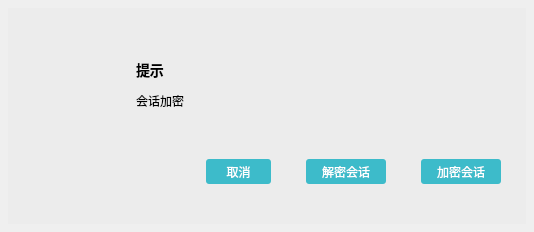
<?xml version="1.0" encoding="UTF-8"?>
<ui version="4.0">
 <class>EncryptChatDialog</class>
 <widget class="QWidget" name="EncryptChatDialog">
  <property name="geometry">
   <rect>
    <x>0</x>
    <y>0</y>
    <width>534</width>
    <height>232</height>
   </rect>
  </property>
  <property name="windowTitle">
   <string>Form</string>
  </property>
  <property name="styleSheet">
   <string notr="true">QWidget{
	font-family:&quot;微软雅黑&quot;;
}

QWidget#shadowinnerbg{
    background-color: #ECECEC;
}

QLabel#label_title
{
	font-size:16px;
	font:bold 14px;
}

QPushButton#pB_Cancel,#pB_Decrypt,#pB_Encrypt{
	color: #FFFFFF;
    background-color: #3dbbca;
	border-radius: 3px;
}

QLabel#label_icon
{
	border:none;
	border-image: url(:/Images/close_hover.png);  
}

QPushButton#pB_Cancel:hover,#pB_Decrypt:hover,#pB_Encrypt:hover{
    color: #FFFFFF;
	background-color: #1194a4;
}</string>
  </property>
  <layout class="QVBoxLayout" name="verticalLayout_8">
   <property name="spacing">
    <number>0</number>
   </property>
   <property name="leftMargin">
    <number>0</number>
   </property>
   <property name="topMargin">
    <number>0</number>
   </property>
   <property name="rightMargin">
    <number>0</number>
   </property>
   <property name="bottomMargin">
    <number>0</number>
   </property>
   <item>
    <widget class="QWidget" name="shadowbg" native="true">
     <layout class="QVBoxLayout" name="verticalLayout_7">
      <property name="spacing">
       <number>0</number>
      </property>
      <property name="leftMargin">
       <number>8</number>
      </property>
      <property name="topMargin">
       <number>8</number>
      </property>
      <property name="rightMargin">
       <number>8</number>
      </property>
      <property name="bottomMargin">
       <number>8</number>
      </property>
      <item>
       <widget class="QWidget" name="shadowinnerbg" native="true">
        <layout class="QVBoxLayout" name="verticalLayout_6">
         <property name="spacing">
          <number>0</number>
         </property>
         <property name="leftMargin">
          <number>0</number>
         </property>
         <property name="topMargin">
          <number>0</number>
         </property>
         <property name="rightMargin">
          <number>0</number>
         </property>
         <property name="bottomMargin">
          <number>0</number>
         </property>
         <item>
          <widget class="TitlebarWidget" name="titlebarWidget" native="true">
           <property name="minimumSize">
            <size>
             <width>0</width>
             <height>27</height>
            </size>
           </property>
           <property name="maximumSize">
            <size>
             <width>16777215</width>
             <height>27</height>
            </size>
           </property>
          </widget>
         </item>
         <item>
          <widget class="QWidget" name="widget" native="true">
           <layout class="QHBoxLayout" name="horizontalLayout_2">
            <property name="spacing">
             <number>0</number>
            </property>
            <property name="leftMargin">
             <number>0</number>
            </property>
            <property name="topMargin">
             <number>0</number>
            </property>
            <property name="rightMargin">
             <number>0</number>
            </property>
            <property name="bottomMargin">
             <number>0</number>
            </property>
            <item>
             <widget class="QWidget" name="widget_4" native="true">
              <property name="minimumSize">
               <size>
                <width>110</width>
                <height>0</height>
               </size>
              </property>
              <property name="maximumSize">
               <size>
                <width>110</width>
                <height>16777215</height>
               </size>
              </property>
              <layout class="QVBoxLayout" name="verticalLayout_5">
               <property name="spacing">
                <number>0</number>
               </property>
               <property name="leftMargin">
                <number>10</number>
               </property>
               <property name="topMargin">
                <number>10</number>
               </property>
               <property name="rightMargin">
                <number>10</number>
               </property>
               <property name="bottomMargin">
                <number>0</number>
               </property>
               <item>
                <widget class="QLabel" name="label_icon">
                 <property name="minimumSize">
                  <size>
                   <width>90</width>
                   <height>90</height>
                  </size>
                 </property>
                 <property name="maximumSize">
                  <size>
                   <width>90</width>
                   <height>90</height>
                  </size>
                 </property>
                 <property name="text">
                  <string/>
                 </property>
                 <property name="alignment">
                  <set>Qt::AlignCenter</set>
                 </property>
                </widget>
               </item>
               <item>
                <spacer name="verticalSpacer">
                 <property name="orientation">
                  <enum>Qt::Vertical</enum>
                 </property>
                 <property name="sizeHint" stdset="0">
                  <size>
                   <width>20</width>
                   <height>86</height>
                  </size>
                 </property>
                </spacer>
               </item>
              </layout>
             </widget>
            </item>
            <item>
             <widget class="QWidget" name="widget_5" native="true">
              <layout class="QVBoxLayout" name="verticalLayout_4">
               <property name="spacing">
                <number>0</number>
               </property>
               <property name="leftMargin">
                <number>0</number>
               </property>
               <property name="topMargin">
                <number>0</number>
               </property>
               <property name="rightMargin">
                <number>0</number>
               </property>
               <property name="bottomMargin">
                <number>0</number>
               </property>
               <item>
                <widget class="QWidget" name="widget_2" native="true">
                 <layout class="QVBoxLayout" name="verticalLayout_3">
                  <property name="spacing">
                   <number>0</number>
                  </property>
                  <property name="leftMargin">
                   <number>18</number>
                  </property>
                  <property name="topMargin">
                   <number>0</number>
                  </property>
                  <property name="rightMargin">
                   <number>0</number>
                  </property>
                  <property name="bottomMargin">
                   <number>0</number>
                  </property>
                  <item>
                   <widget class="QWidget" name="widget_6" native="true">
                    <layout class="QVBoxLayout" name="verticalLayout_2">
                     <property name="spacing">
                      <number>0</number>
                     </property>
                     <property name="leftMargin">
                      <number>0</number>
                     </property>
                     <property name="topMargin">
                      <number>20</number>
                     </property>
                     <property name="rightMargin">
                      <number>0</number>
                     </property>
                     <property name="bottomMargin">
                      <number>0</number>
                     </property>
                     <item>
                      <widget class="QLabel" name="label_title">
                       <property name="minimumSize">
                        <size>
                         <width>0</width>
                         <height>30</height>
                        </size>
                       </property>
                       <property name="maximumSize">
                        <size>
                         <width>16777215</width>
                         <height>30</height>
                        </size>
                       </property>
                       <property name="text">
                        <string>提示</string>
                       </property>
                       <property name="alignment">
                        <set>Qt::AlignLeading|Qt::AlignLeft|Qt::AlignVCenter</set>
                       </property>
                      </widget>
                     </item>
                    </layout>
                   </widget>
                  </item>
                  <item>
                   <widget class="QWidget" name="widget_7" native="true">
                    <layout class="QVBoxLayout" name="verticalLayout">
                     <property name="spacing">
                      <number>0</number>
                     </property>
                     <property name="leftMargin">
                      <number>0</number>
                     </property>
                     <property name="topMargin">
                      <number>0</number>
                     </property>
                     <property name="rightMargin">
                      <number>0</number>
                     </property>
                     <property name="bottomMargin">
                      <number>0</number>
                     </property>
                     <item>
                      <widget class="QLabel" name="label_infor">
                       <property name="minimumSize">
                        <size>
                         <width>0</width>
                         <height>30</height>
                        </size>
                       </property>
                       <property name="maximumSize">
                        <size>
                         <width>16777215</width>
                         <height>30</height>
                        </size>
                       </property>
                       <property name="text">
                        <string>会话加密</string>
                       </property>
                       <property name="alignment">
                        <set>Qt::AlignLeading|Qt::AlignLeft|Qt::AlignTop</set>
                       </property>
                      </widget>
                     </item>
                    </layout>
                   </widget>
                  </item>
                 </layout>
                </widget>
               </item>
               <item>
                <widget class="QWidget" name="widget_3" native="true">
                 <layout class="QHBoxLayout" name="horizontalLayout">
                  <property name="spacing">
                   <number>35</number>
                  </property>
                  <property name="leftMargin">
                   <number>0</number>
                  </property>
                  <property name="topMargin">
                   <number>10</number>
                  </property>
                  <property name="rightMargin">
                   <number>25</number>
                  </property>
                  <property name="bottomMargin">
                   <number>20</number>
                  </property>
                  <item>
                   <spacer name="horizontalSpacer">
                    <property name="orientation">
                     <enum>Qt::Horizontal</enum>
                    </property>
                    <property name="sizeHint" stdset="0">
                     <size>
                      <width>50</width>
                      <height>20</height>
                     </size>
                    </property>
                   </spacer>
                  </item>
                  <item>
                   <widget class="QPushButton" name="pB_Cancel">
                    <property name="minimumSize">
                     <size>
                      <width>65</width>
                      <height>0</height>
                     </size>
                    </property>
                    <property name="maximumSize">
                     <size>
                      <width>65</width>
                      <height>25</height>
                     </size>
                    </property>
                    <property name="text">
                     <string>取消</string>
                    </property>
                    <property name="flat">
                     <bool>true</bool>
                    </property>
                   </widget>
                  </item>
                  <item>
                   <widget class="QPushButton" name="pB_Decrypt">
                    <property name="minimumSize">
                     <size>
                      <width>80</width>
                      <height>0</height>
                     </size>
                    </property>
                    <property name="maximumSize">
                     <size>
                      <width>80</width>
                      <height>25</height>
                     </size>
                    </property>
                    <property name="text">
                     <string>解密会话</string>
                    </property>
                    <property name="flat">
                     <bool>true</bool>
                    </property>
                   </widget>
                  </item>
                  <item>
                   <widget class="QPushButton" name="pB_Encrypt">
                    <property name="minimumSize">
                     <size>
                      <width>80</width>
                      <height>25</height>
                     </size>
                    </property>
                    <property name="maximumSize">
                     <size>
                      <width>80</width>
                      <height>25</height>
                     </size>
                    </property>
                    <property name="text">
                     <string>加密会话</string>
                    </property>
                    <property name="flat">
                     <bool>true</bool>
                    </property>
                   </widget>
                  </item>
                 </layout>
                </widget>
               </item>
              </layout>
             </widget>
            </item>
           </layout>
          </widget>
         </item>
        </layout>
       </widget>
      </item>
     </layout>
    </widget>
   </item>
  </layout>
 </widget>
 <customwidgets>
  <customwidget>
   <class>TitlebarWidget</class>
   <extends>QWidget</extends>
   <header>TitlebarWidget.h</header>
   <container>1</container>
  </customwidget>
 </customwidgets>
 <resources/>
 <connections/>
</ui>
